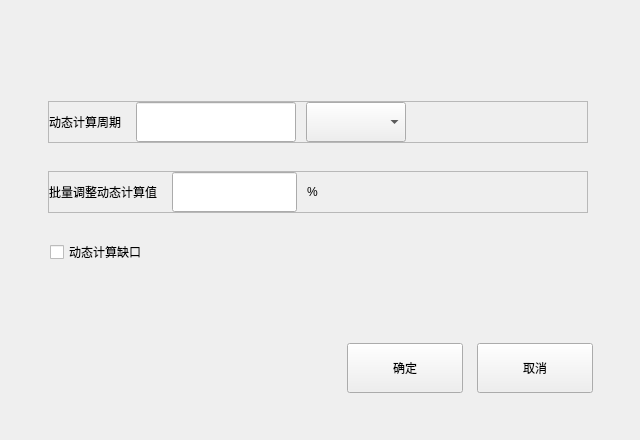
<?xml version="1.0" encoding="UTF-8"?>
<ui version="4.0">
 <class>RequireCfgDlg</class>
 <widget class="BaseDlg" name="RequireCfgDlg">
  <property name="geometry">
   <rect>
    <x>0</x>
    <y>0</y>
    <width>640</width>
    <height>440</height>
   </rect>
  </property>
  <property name="windowTitle">
   <string>RequireCfgDlg</string>
  </property>
  <widget class="QPushButton" name="CancelBtn">
   <property name="geometry">
    <rect>
     <x>477</x>
     <y>343</y>
     <width>116</width>
     <height>50</height>
    </rect>
   </property>
   <property name="text">
    <string>取消</string>
   </property>
   <property name="buttons" stdset="0">
    <string>btn_dlg</string>
   </property>
  </widget>
  <widget class="QPushButton" name="OkBtn">
   <property name="geometry">
    <rect>
     <x>347</x>
     <y>343</y>
     <width>116</width>
     <height>50</height>
    </rect>
   </property>
   <property name="text">
    <string>确定</string>
   </property>
   <property name="buttons" stdset="0">
    <string>btn_dlg</string>
   </property>
  </widget>
  <widget class="QCheckBox" name="UsingDynamicCalcValCB">
   <property name="geometry">
    <rect>
     <x>50</x>
     <y>232</y>
     <width>541</width>
     <height>40</height>
    </rect>
   </property>
   <property name="text">
    <string>动态计算缺口</string>
   </property>
  </widget>
  <widget class="QFrame" name="HFrame1">
   <property name="geometry">
    <rect>
     <x>48</x>
     <y>101</y>
     <width>540</width>
     <height>42</height>
    </rect>
   </property>
   <property name="minimumSize">
    <size>
     <width>540</width>
     <height>42</height>
    </size>
   </property>
   <property name="maximumSize">
    <size>
     <width>540</width>
     <height>42</height>
    </size>
   </property>
   <property name="frameShape">
    <enum>QFrame::StyledPanel</enum>
   </property>
   <property name="frameShadow">
    <enum>QFrame::Raised</enum>
   </property>
   <layout class="QHBoxLayout" name="horizontalLayout" stretch="0,0,0,0,1">
    <property name="spacing">
     <number>10</number>
    </property>
    <property name="leftMargin">
     <number>0</number>
    </property>
    <property name="topMargin">
     <number>0</number>
    </property>
    <property name="rightMargin">
     <number>0</number>
    </property>
    <property name="bottomMargin">
     <number>0</number>
    </property>
    <item>
     <widget class="QLabel" name="DynamicCircleLab">
      <property name="minimumSize">
       <size>
        <width>0</width>
        <height>40</height>
       </size>
      </property>
      <property name="maximumSize">
       <size>
        <width>16777215</width>
        <height>40</height>
       </size>
      </property>
      <property name="text">
       <string>动态计算周期</string>
      </property>
     </widget>
    </item>
    <item>
     <spacer name="horizontalSpacer_4">
      <property name="orientation">
       <enum>Qt::Horizontal</enum>
      </property>
      <property name="sizeType">
       <enum>QSizePolicy::Fixed</enum>
      </property>
      <property name="sizeHint" stdset="0">
       <size>
        <width>5</width>
        <height>20</height>
       </size>
      </property>
     </spacer>
    </item>
    <item>
     <widget class="QLineEdit" name="DynamicCircleEdit">
      <property name="minimumSize">
       <size>
        <width>160</width>
        <height>40</height>
       </size>
      </property>
      <property name="maximumSize">
       <size>
        <width>16777215</width>
        <height>40</height>
       </size>
      </property>
     </widget>
    </item>
    <item>
     <widget class="QComboBox" name="DynamicCircleUnitCombo">
      <property name="minimumSize">
       <size>
        <width>100</width>
        <height>40</height>
       </size>
      </property>
      <property name="maximumSize">
       <size>
        <width>16777215</width>
        <height>40</height>
       </size>
      </property>
     </widget>
    </item>
    <item>
     <spacer name="horizontalSpacer">
      <property name="orientation">
       <enum>Qt::Horizontal</enum>
      </property>
      <property name="sizeHint" stdset="0">
       <size>
        <width>173</width>
        <height>20</height>
       </size>
      </property>
     </spacer>
    </item>
   </layout>
  </widget>
  <widget class="QFrame" name="HFrame2">
   <property name="geometry">
    <rect>
     <x>48</x>
     <y>171</y>
     <width>540</width>
     <height>42</height>
    </rect>
   </property>
   <property name="minimumSize">
    <size>
     <width>540</width>
     <height>42</height>
    </size>
   </property>
   <property name="maximumSize">
    <size>
     <width>540</width>
     <height>42</height>
    </size>
   </property>
   <property name="frameShape">
    <enum>QFrame::StyledPanel</enum>
   </property>
   <property name="frameShadow">
    <enum>QFrame::Raised</enum>
   </property>
   <layout class="QHBoxLayout" name="horizontalLayout_2" stretch="0,0,0,0,1">
    <property name="spacing">
     <number>10</number>
    </property>
    <property name="leftMargin">
     <number>0</number>
    </property>
    <property name="topMargin">
     <number>0</number>
    </property>
    <property name="rightMargin">
     <number>0</number>
    </property>
    <property name="bottomMargin">
     <number>0</number>
    </property>
    <item>
     <widget class="QLabel" name="DynamicCalcValLab">
      <property name="minimumSize">
       <size>
        <width>0</width>
        <height>40</height>
       </size>
      </property>
      <property name="maximumSize">
       <size>
        <width>16777215</width>
        <height>40</height>
       </size>
      </property>
      <property name="text">
       <string>批量调整动态计算值</string>
      </property>
     </widget>
    </item>
    <item>
     <spacer name="horizontalSpacer_3">
      <property name="orientation">
       <enum>Qt::Horizontal</enum>
      </property>
      <property name="sizeType">
       <enum>QSizePolicy::Fixed</enum>
      </property>
      <property name="sizeHint" stdset="0">
       <size>
        <width>5</width>
        <height>20</height>
       </size>
      </property>
     </spacer>
    </item>
    <item>
     <widget class="QLineEdit" name="DynamicCalcValEdit">
      <property name="minimumSize">
       <size>
        <width>125</width>
        <height>40</height>
       </size>
      </property>
      <property name="maximumSize">
       <size>
        <width>125</width>
        <height>40</height>
       </size>
      </property>
     </widget>
    </item>
    <item>
     <widget class="QLabel" name="PercentSymbolLab">
      <property name="minimumSize">
       <size>
        <width>0</width>
        <height>40</height>
       </size>
      </property>
      <property name="maximumSize">
       <size>
        <width>16777215</width>
        <height>40</height>
       </size>
      </property>
      <property name="text">
       <string>%</string>
      </property>
     </widget>
    </item>
    <item>
     <spacer name="horizontalSpacer_2">
      <property name="orientation">
       <enum>Qt::Horizontal</enum>
      </property>
      <property name="sizeHint" stdset="0">
       <size>
        <width>258</width>
        <height>20</height>
       </size>
      </property>
     </spacer>
    </item>
   </layout>
  </widget>
  <zorder>HFrame2</zorder>
  <zorder>HFrame1</zorder>
  <zorder>CancelBtn</zorder>
  <zorder>OkBtn</zorder>
  <zorder>UsingDynamicCalcValCB</zorder>
 </widget>
 <layoutdefault spacing="6" margin="11"/>
 <customwidgets>
  <customwidget>
   <class>BaseDlg</class>
   <extends>QWidget</extends>
   <header>basedlg.h</header>
   <container>1</container>
  </customwidget>
 </customwidgets>
 <resources/>
 <connections/>
</ui>
